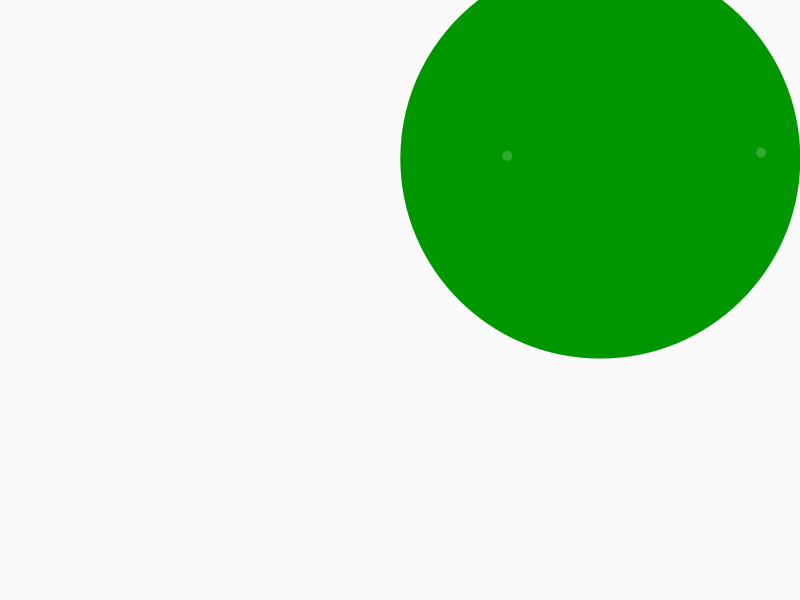
Frame 1 (no input)
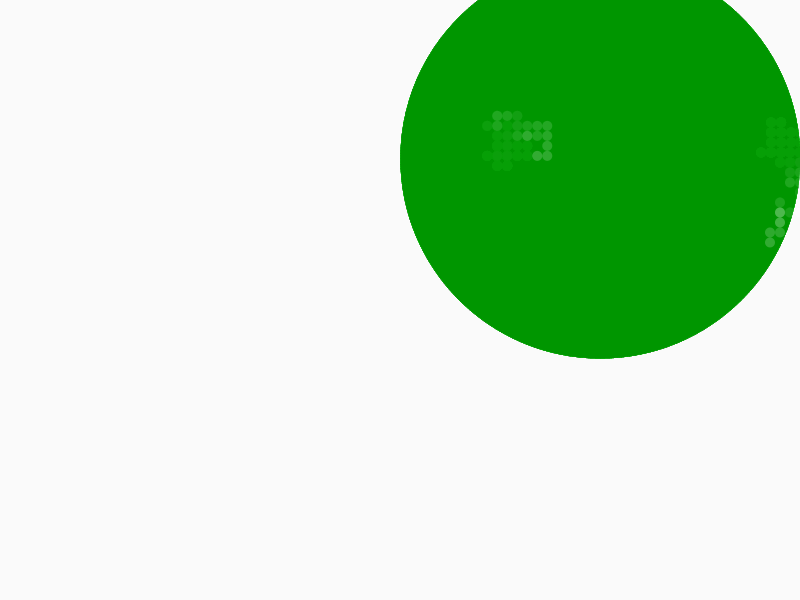
Frame 60 (the mouse pressed at the canvas centre just before this capture)
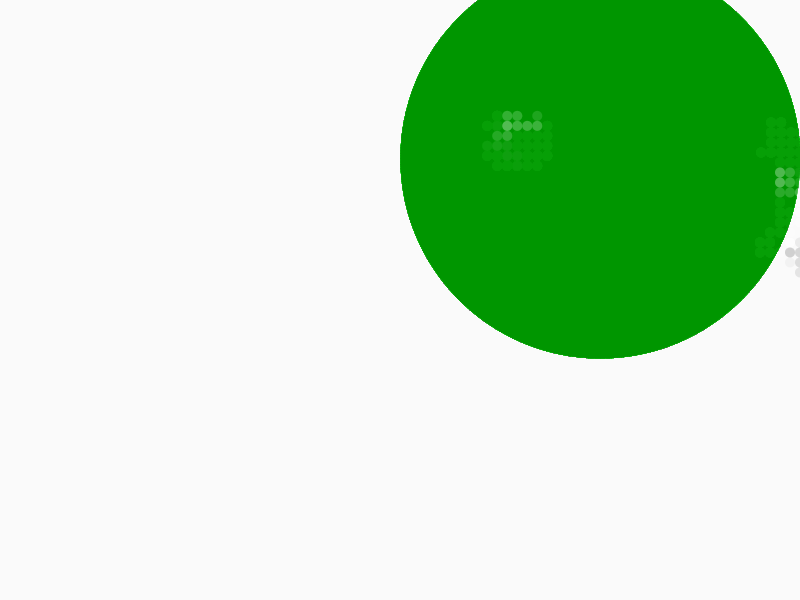
Frame 120 (the mouse held since frame 60 and released just before this capture)

The Processing sketch that drew these frames (run headless with seeded random() and noise(); from frame 60 on, the mouse is pressed at the canvas centre):

// Processing sketch: processing_139326
// ── processing_139326.pde

/*based in Daniel Shiffman Walker example + Collisions & OOP
Ohio State University, ART3001, SP14
Florence Gouvrit www.gouvrit.org
EX. 1/5 - This example is about collisions between 2 objects (same class)
and 2 objects (different class)
*/

Walker w1;
Walker w2;
Obstacle obs1;

void setup(){
  size(800,600);
  background(250);
 // frameRate(20);
  
  //create objects
  w1 = new Walker();
  w2 = new Walker();
  obs1 = new Obstacle(0,0);  
  obs1.display_nofade(150);
  }

void draw() {
  fill(255, 0.1);
  rect(0,0,width, height);  //slowly (0.1%) erase background
  obs1.display(150, 20.0);
  
  
  w1.walk();
  w1.checkObst(obs1);
  w1.display();
  w2.walk();
  w2.checkObst(obs1);
  w2.display();
  
  if (w1.intersect(w2)) { //communication between objects
  w1.inter();
  w2.inter();
  println("match");
  } else {
  w1.no_inter();
  w2.no_inter();
}


  if (keyPressed)         //Press R to restart
  if (key == 'r' || key == 'R') {
  setup();
} //--end keyPressed
  }
  
  

class Obstacle {

  float x, y;
  float radius = 200;
  int og;
  float oc;
  
  //constructor
  Obstacle(int _og, float _oc) {
    x = random(700);
    y = random(500);
    oc = _oc;
    og = _og;
  }

  void display(int og, float oc)  {
    fill(0, og, 0, oc);
    noStroke();
    ellipse(x, y, radius*2, radius*2);
  }
  
   void display_nofade(int og)  {
    fill(0, og, 0);
    noStroke();
    ellipse(x, y, radius*2, radius*2);
  }
}

class Walker {

  float x, y;
  int s;
  color c = color(50, 10);
  
  
  //constructor
  Walker() {
    x = random(800);
    y = random(600);
    s = 10;
      }

  void display() {
    noStroke();
    ellipse(x, y, s, s);
  }

  void walk() {
    int option = int(random(4));
    if (option == 0) {
      x = x + s;
    } else if (option == 1) {
      x = x - s;
    } else if (option == 2) {
      y = y + s;
    } else {
      y = y - s;
    }      
    x = constrain(x, 0, width);
    y = constrain(y, 0, height);
  } //walk() end

//CHECK OBSTACLE FUNCTION
  void checkObst(Obstacle obs) {  // Use Object as arguments in functions
     float d = dist(x, y, obs.x, obs.y); //dist(x1, y1, x2, y2)
    if (d < (obs.radius + s))
    {          
      fill(255, 50);} else{
      fill(c);}
    }

  //INTERSECT & NOT INTERSECT FUNCTIONS: CHANGE COLOR 
    void inter() { 
    c = color(255,0,0,20);   //red 50% transparency
    }
    void no_inter() {    //back to grey
    c = color(50, 10);
    }
    
    
    boolean intersect(Walker w0) {   // Use Object as arguments in functions 
    float d = dist(x,y,w0.x,w0.y);   //distance between my X,Y and the walker that was passed X,Y *
    if (d < (s + w0.s)*5) {         //multiplying *5 to increase possibility
      return true;
    } else {
      return false;

    }
  }
  
} //class end
